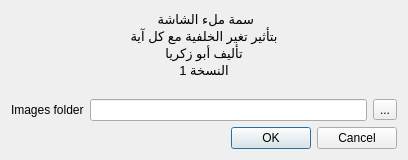
<?xml version="1.0" encoding="UTF-8"?>
<ui version="4.0">
 <class>Dialogfullsceen</class>
 <widget class="QDialog" name="Dialogfullsceen">
  <property name="geometry">
   <rect>
    <x>0</x>
    <y>0</y>
    <width>408</width>
    <height>160</height>
   </rect>
  </property>
  <property name="windowTitle">
   <string>options</string>
  </property>
  <layout class="QVBoxLayout" name="verticalLayout">
   <item>
    <widget class="QLabel" name="label_2">
     <property name="text">
      <string>&lt;!DOCTYPE HTML PUBLIC &quot;-//W3C//DTD HTML 4.0//EN&quot; &quot;http://www.w3.org/TR/REC-html40/strict.dtd&quot;&gt;
&lt;html&gt;&lt;head&gt;&lt;meta name=&quot;qrichtext&quot; content=&quot;1&quot; /&gt;&lt;style type=&quot;text/css&quot;&gt;
p, li { white-space: pre-wrap; }
&lt;/style&gt;&lt;/head&gt;&lt;body style=&quot; font-family:'Ubuntu'; font-size:10pt; font-weight:400; font-style:normal;&quot;&gt;
&lt;p align=&quot;center&quot; dir='rtl' style=&quot; margin-top:0px; margin-bottom:0px; margin-left:0px; margin-right:0px; -qt-block-indent:0; text-indent:0px;&quot;&gt;سمة ملء الشاشة &lt;/p&gt;
&lt;p align=&quot;center&quot; dir='rtl' style=&quot; margin-top:0px; margin-bottom:0px; margin-left:0px; margin-right:0px; -qt-block-indent:0; text-indent:0px;&quot;&gt;بتأثير تغير الخلفية مع كل آية&lt;/p&gt;
&lt;p align=&quot;center&quot; dir='rtl' style=&quot; margin-top:0px; margin-bottom:0px; margin-left:0px; margin-right:0px; -qt-block-indent:0; text-indent:0px;&quot;&gt;تأليف أبو زكريا&lt;/p&gt;
&lt;p align=&quot;center&quot; dir='rtl' style=&quot; margin-top:0px; margin-bottom:0px; margin-left:0px; margin-right:0px; -qt-block-indent:0; text-indent:0px;&quot;&gt;النسخة 1&lt;/p&gt;&lt;/body&gt;&lt;/html&gt;</string>
     </property>
    </widget>
   </item>
   <item>
    <spacer name="verticalSpacer">
     <property name="orientation">
      <enum>Qt::Vertical</enum>
     </property>
     <property name="sizeHint" stdset="0">
      <size>
       <width>20</width>
       <height>0</height>
      </size>
     </property>
    </spacer>
   </item>
   <item>
    <layout class="QHBoxLayout" name="horizontalLayout">
     <item>
      <widget class="QLabel" name="label">
       <property name="text">
        <string>Images folder</string>
       </property>
      </widget>
     </item>
     <item>
      <widget class="QLineEdit" name="lineEditFileBgr"/>
     </item>
     <item>
      <widget class="QToolButton" name="toolButtonOpen">
       <property name="text">
        <string>...</string>
       </property>
      </widget>
     </item>
    </layout>
   </item>
   <item>
    <widget class="QDialogButtonBox" name="buttonBox">
     <property name="orientation">
      <enum>Qt::Horizontal</enum>
     </property>
     <property name="standardButtons">
      <set>QDialogButtonBox::Cancel|QDialogButtonBox::Ok</set>
     </property>
    </widget>
   </item>
  </layout>
 </widget>
 <resources/>
 <connections>
  <connection>
   <sender>buttonBox</sender>
   <signal>accepted()</signal>
   <receiver>Dialogfullsceen</receiver>
   <slot>accept()</slot>
   <hints>
    <hint type="sourcelabel">
     <x>222</x>
     <y>281</y>
    </hint>
    <hint type="destinationlabel">
     <x>157</x>
     <y>274</y>
    </hint>
   </hints>
  </connection>
  <connection>
   <sender>buttonBox</sender>
   <signal>rejected()</signal>
   <receiver>Dialogfullsceen</receiver>
   <slot>reject()</slot>
   <hints>
    <hint type="sourcelabel">
     <x>290</x>
     <y>287</y>
    </hint>
    <hint type="destinationlabel">
     <x>286</x>
     <y>274</y>
    </hint>
   </hints>
  </connection>
 </connections>
</ui>
